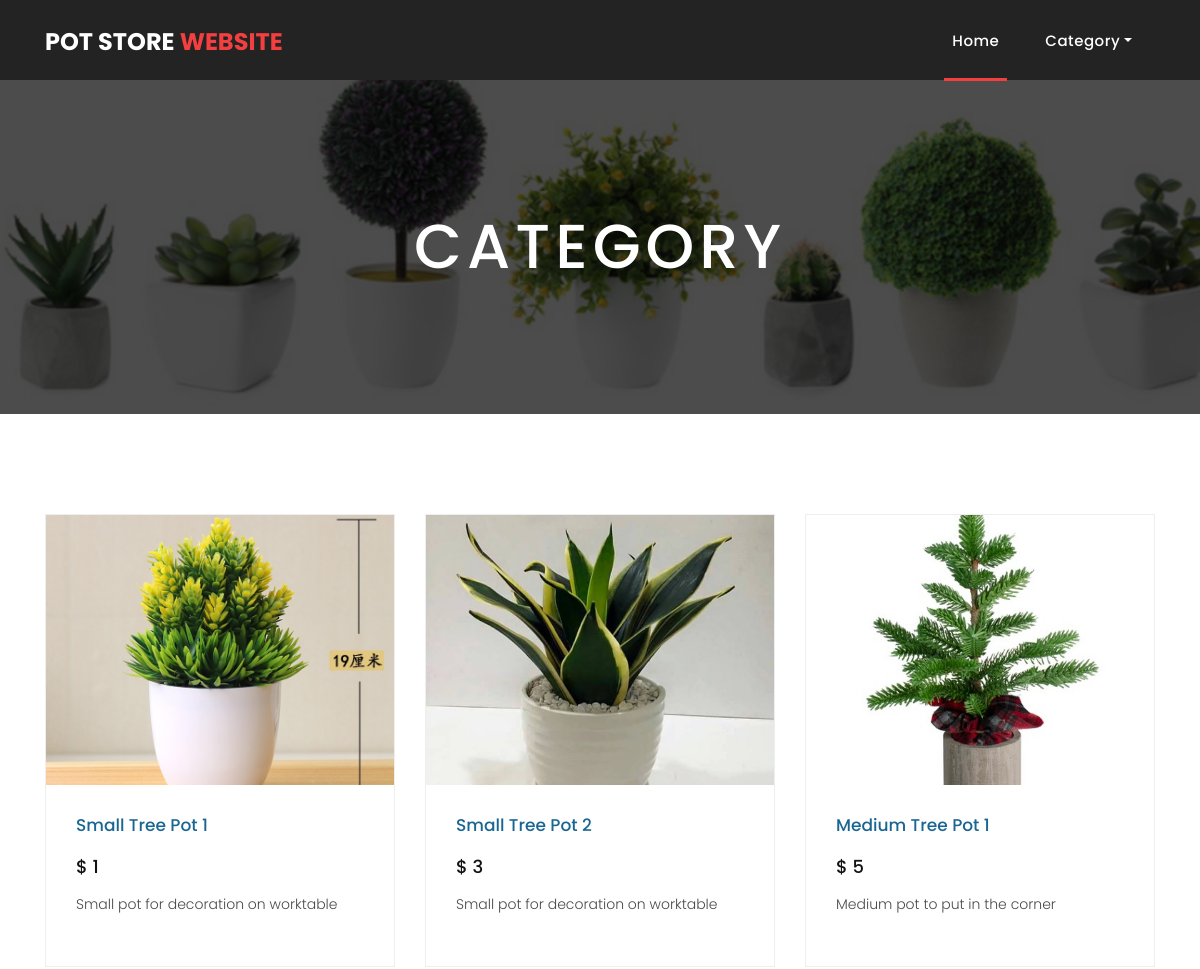
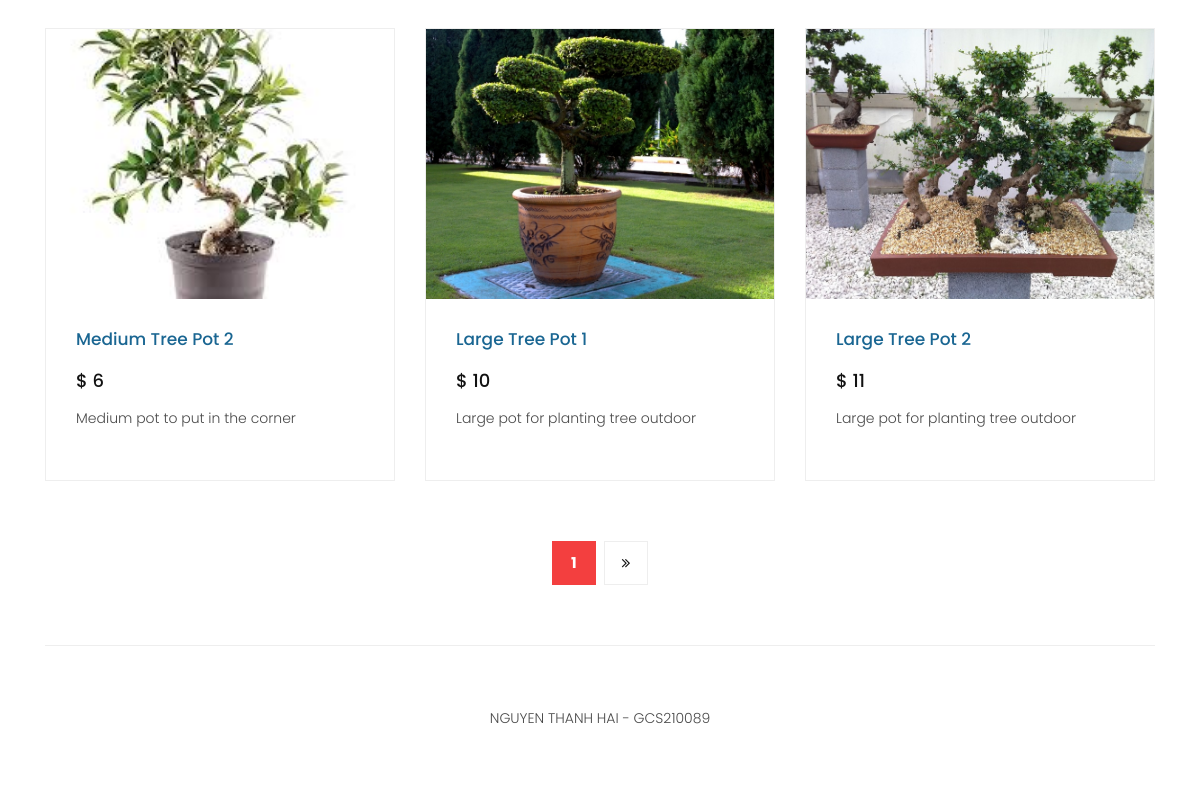
/User/category.php, run on the app's committed database (2 pictures, top to bottom).
### tables this page shows
CREATE TABLE `product` (
  `prid` int(11) NOT NULL,
  `prname` text NOT NULL,
  `cateid` int(11) NOT NULL,
  `summary` text NOT NULL,
  `price` int(11) NOT NULL,
  `quantity` int(11) NOT NULL,
  `Description` longtext NOT NULL,
  `photo_name` longtext NOT NULL,
  PRIMARY KEY (`prid`),
  KEY `cateid` (`cateid`),
  CONSTRAINT `product_ibfk_1` FOREIGN KEY (`cateid`) REFERENCES `category` (`CatID`)
);

### User/category.php (the view, shortened to what this page needs)
<!DOCTYPE html>
<html lang="en">
<head>
	<link href="../Admin/vendor/bootstrap/css/bootstrap.min.css" rel="stylesheet">
	<link rel="stylesheet" href="../Admin/assets/css/fontawesome.css">
	<link rel="stylesheet" href="../Admin/assets/css/style.css">
	<link rel="stylesheet" href="../Admin/assets/css/owl.css">
</head>
<body>
	<header class="">
		<nav class="navbar navbar-expand-lg">
			<div class="container">
				<a class="navbar-brand" href="index.php">
					<h2> pot Store <em>Website</em></h2>
				</a>
				<div class="collapse navbar-collapse" id="navbarResponsive">
					<ul class="navbar-nav ml-auto">
						<li class="nav-item active">
							<a class="nav-link" href="index.php">Home
							</a>
						</li>
						<li class="nav-item dropdown">
							<a class="nav-link dropdown-toggle" data-toggle="dropdown" href="#" role="button"
								aria-haspopup="true" aria-expanded="false">Category</a>
									<?php
									$conn = connectDB();
									$query = "select CatID, CatName from category";
									$result = $conn->query($query);
										?>
						</li>
					</ul>
				</div>
			</div>
		</nav>
	</header>
	<div class="page-heading about-heading header-text"
		style="background-image: url(../Admin/assets/images/heading-6-1920x500.jpg);">
		<div class="container">
			<div class="row">
				<div class="col-md-12">
					<div class="text-content">
						<h2>
							<?php if (isset($_GET['id'])) {
								$getID = $_GET['id'];
								$querytemp = "select * from category where $getID=CatID";
								$result = $conn->query($querytemp);
								$row = mysqli_fetch_assoc($result);
								echo $row['CatName'] . " ";
								$query = "select prid, prname, cateid, summary, price, photo_name from product where cateID=$getID";
								$result = $conn->query($query);
							} else {
								$query = "select prid, prname, cateid, summary, price, photo_name from product";
								$result = $conn->query($query);
							}
							echo "Category"; ?>
						</h2>
					</div>
				</div>
			</div>
		</div>
	</div>
	<div class="products">
		<div class="container">
			<div class="row">
				<?php while ($row = mysqli_fetch_assoc($result)) { ?>
					<div class="col-md-4">
						<div class="product-item">
							<a> <img width="370px" height="270px"
									src="../Admin/assets/images/<?php echo $row['photo_name'] ?>"
									style="object-fit: cover;" /></a>
							<div class="down-content">
								<a href="product-details.php?id=<?php echo $row['prid'] ?>">
									<h4>
										<?php echo $row['prname'] ?>
									</h4>
								</a>
								<h6> $
									<?php echo $row['price'] ?>
								</h6>
								<p>
									<?php echo $row['summary'] ?>
								</p>
							</div>
						</div>
					</div>
				<?php } ?>
				<div class="col-md-12">
					<ul class="pages">
						<li class="active"><a href="#">1</a></li>
						<li><a href="#"><i class="fa fa-angle-double-right"></i></a></li>
					</ul>
				</div>
			</div>
		</div>
	</div>
	<footer>
		<div class="container">
			<div class="row">
				<div class="col-md-12">
					<div class="inner-content">
						<p> Nguyen Thanh Hai - GCS210089</p>
					</div>
				</div>
			</div>
		</div>
	</footer>
</body>
</html>

### Admin/assets/css/style.css (style rules this page uses)
body { font-family: 'Poppins', sans-serif; overflow-x: hidden; text-rendering: optimizeLegibility; -webkit-font-smoothing: antialiased; -moz-osx-font-smoothing: grayscale; }
p { margin-bottom: 0px; font-size: 14px; font-weight: 300; color: #4a4a4a; line-height: 24px; }
a { text-decoration: none!important; }
ul { padding: 0; margin: 0; list-style: none; }
h1,h2,h3,h4,h5,h6 { margin: 0px; }
.page-heading { padding: 210px 0px 130px 0px; text-align: center; background-position: center center; background-repeat: no-repeat; background-size: cover; }
.page-heading .text-content h2 { color: #fff; font-size: 62px; text-transform: uppercase; letter-spacing: 5px; }
header { position: absolute; z-index: 99999; width: 100%; height: 80px; background-color: #232323; -webkit-transition: all 0.3s ease-in-out 0s; -moz-transition: all 0.3s ease-in-out 0s; -o-transition: all 0.3s ease-in-out 0s; transition: all 0.3s ease-in-out 0s; }
header .navbar { padding: 17px 0px; }
.navbar .navbar-brand { float: left; margin-top: -12px; outline: none; }
.navbar .navbar-brand h2 { color: #fff; text-transform: uppercase; font-size: 24px; font-weight: 700; -webkit-transition: all .3s ease 0s; -moz-transition: all .3s ease 0s; -o-transition: all .3s ease 0s; transition: all .3s ease 0s; }
.navbar .navbar-brand h2 em { font-style: normal; color: #f33f3f; }
#navbarResponsive { z-index: 999; }
.navbar-collapse { text-align: center; }
.navbar .navbar-nav .nav-item { margin: 0px 15px; }
.navbar .navbar-nav a.nav-link { text-transform: capitalize; font-size: 15px; font-weight: 500; letter-spacing: 0.5px; color: #fff; transition: all 0.5s; margin-top: 5px; }
.navbar .navbar-nav .nav-link:hover, .navbar .navbar-nav .active>.nav-link, .navbar .navbar-nav .nav-link.active, .navbar .navbar-nav .nav-link.show, .navbar .navbar-nav .show>.nav-link { color: #fff; padding-bottom: 25px; border-bottom: 3px solid #f33f3f; }
.product-item { border: 1px solid #eee; margin-bottom: 30px; }
.product-item .down-content { padding: 30px; position: relative; }
.product-item img { width: 100%; overflow: hidden; }
.product-item .down-content h4 { font-size: 17px; color: #1a6692; margin-bottom: 20px; }
.product-item .down-content h6 { font-size: 18px; margin-bottom: 15px; color: #121212; }
.product-item .down-content p { margin-bottom: 20px; }
footer { text-align: center; }
footer .inner-content { border-top: 1px solid #eee; margin-top: 60px; padding: 60px 0px; }
footer .inner-content p { text-transform: uppercase; }
.products { margin-top: 100px; }
.page-heading { position:relative; }
.page-heading:before { content:''; position:absolute; top:0; left:0; bottom:0; right:0; background-color:rgba(0,0,0,.7); }
.page-heading .container { position:relative; z-index: 2; }
.products ul.pages { margin-top: 30px; text-align: center; }
.products ul.pages li { display: inline-block; margin: 0px 2px; }
.products ul.pages li a { width: 44px; height: 44px; display: inline-block; line-height: 42px; border: 1px solid #eee; font-size: 15px; font-weight: 700; color: #121212; transition: all .3s; }
.products ul.pages li a:hover, .products ul.pages li.active a { background-color: #f33f3f; border-color: #f33f3f; color: #fff; }

### data on the page
product: photo_name (picture), prname "Small Tree Pot 1", price "1", summary "Small pot for decoration on worktable"
product: photo_name (picture), prname "Small Tree Pot 2", price "3", summary "Small pot for decoration on worktable"
product: photo_name (picture), prname "Medium Tree Pot 1", price "5", summary "Medium pot to put in the corner"
product: photo_name (picture), prname "Medium Tree Pot 2", price "6", summary "Medium pot to put in the corner"
product: photo_name (picture), prname "Large Tree Pot 1", price "10", summary "Large pot for planting tree outdoor"
product: photo_name (picture), prname "Large Tree Pot 2", price "11", summary "Large pot for planting tree outdoor"
